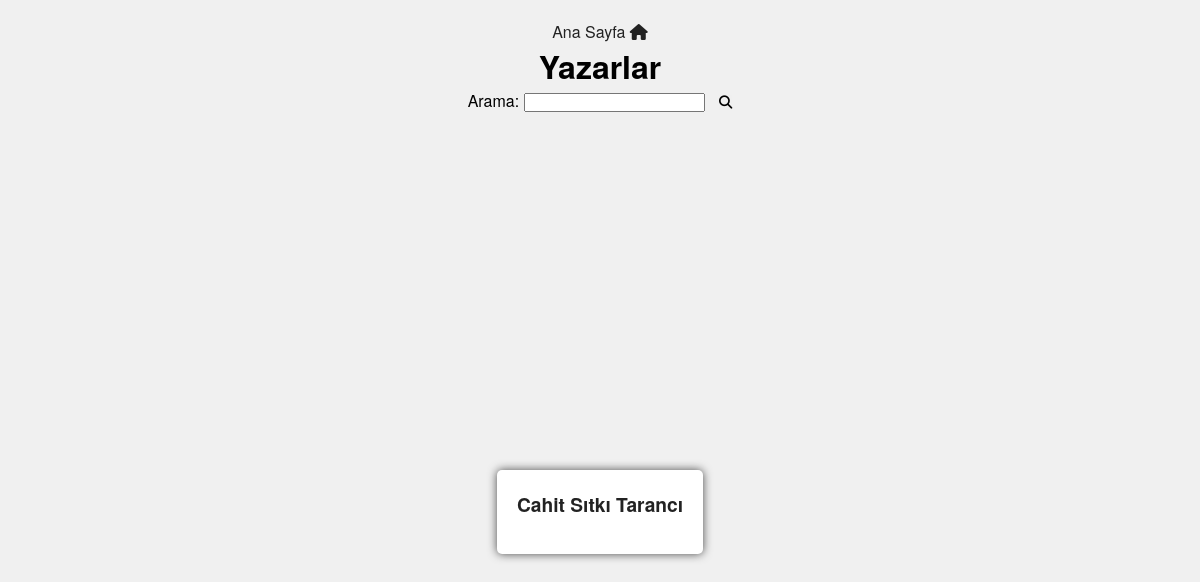
The page /author/ on the database as committed earlier.
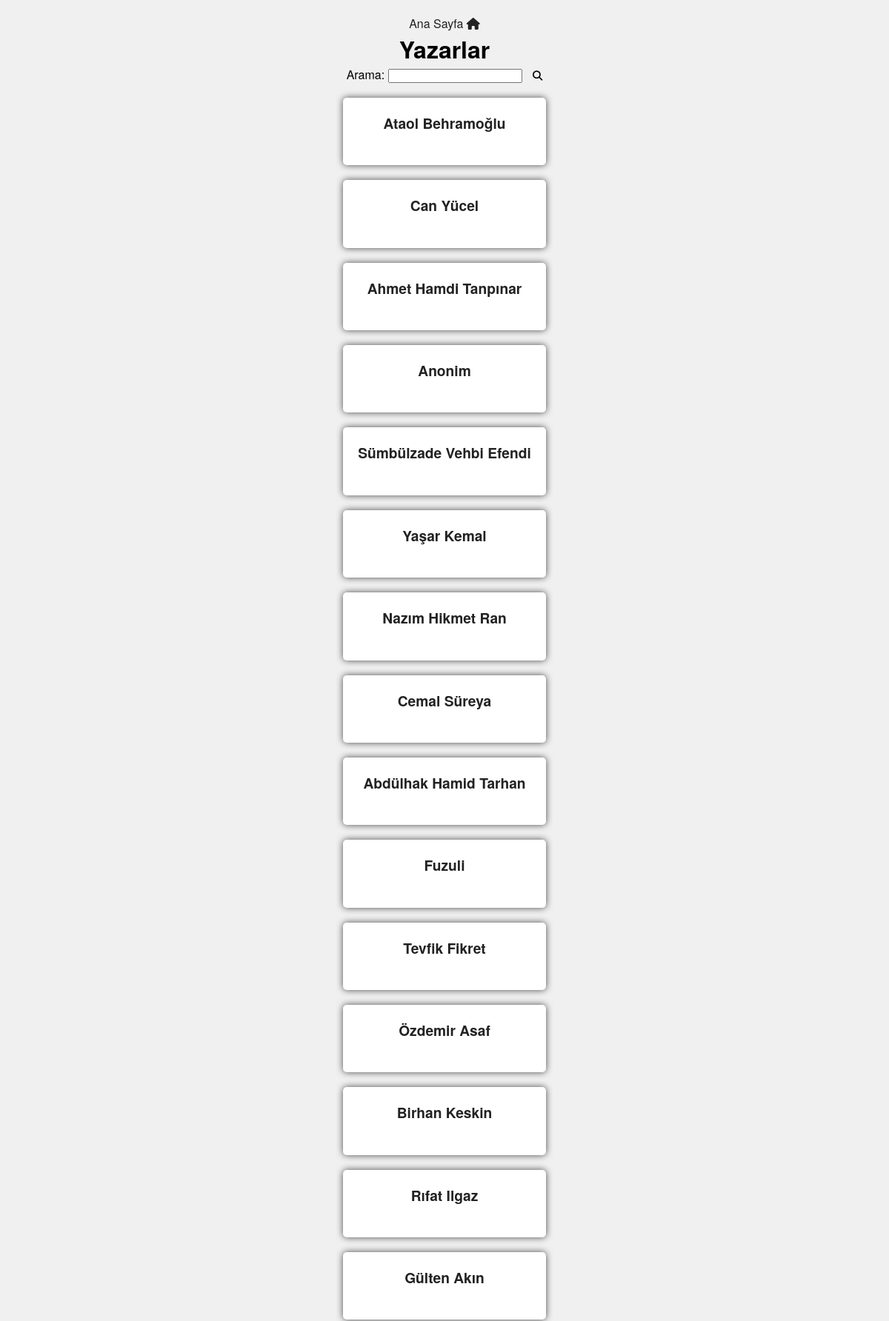
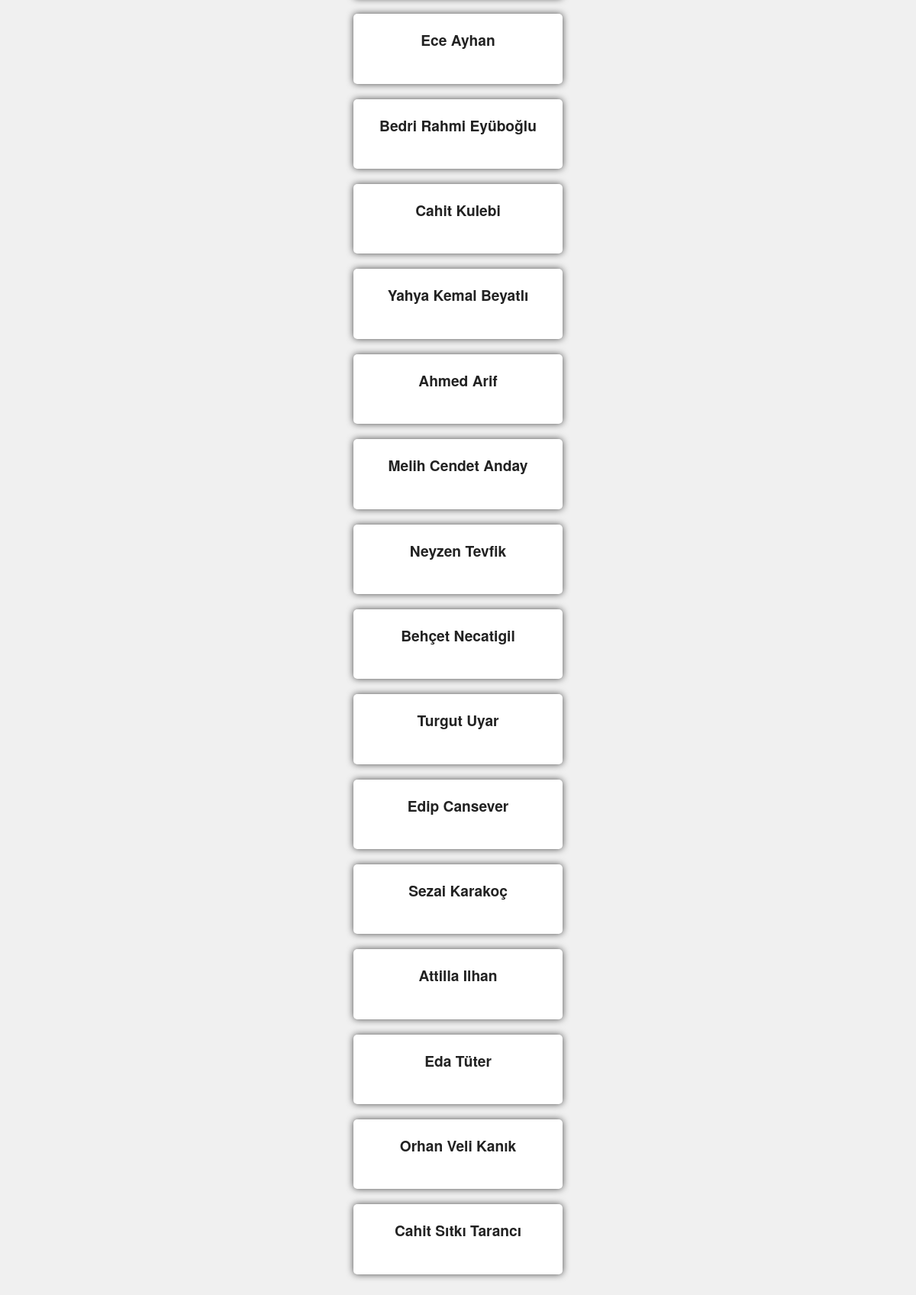
The same page on the database as committed later (2 pictures, top to bottom).
### poetsShown/models.py (models this page shows)
class poet_author(models.Model):
    author = models.CharField(max_length=60)
    def __str__(self):
        return self.author

### poetsShown/views.py (the view, shortened to what this page needs)
# urls.py: path("author/",views.authorShow,name='author'),
def authorShow(request):
    if request.method == 'GET':
        authors = poet_author.objects.order_by('-id')
        authorForm = AuthorSearchForm()
        return render(request,'poetsShown/authors.html',{
            'authors':authors,
            'authorForm':authorForm
        })

### poetsShown/forms.py
class AuthorSearchForm(forms.Form):
    authorQuery = forms.CharField(label='Arama', max_length=40,
    widget=forms.TextInput(attrs={'autocomplete':'off'}))

### poetsShown/templates/poetsShown/authors.html (shortened to what this page needs)
{% extends "poetsShown/base.html" %}
{% load static %}
{% block title %}
    <link rel="stylesheet" href="{% static 'poetsShown/css/author.css' %}">
{% endblock title %}
{% block body %}
    <div class="home"><a href="{% url 'index' %}" >Ana Sayfa <i class="fa-solid fa-house"></i></a></div>
    <h1>Yazarlar</h1>
    <div class="form-container">
        <form method="post">
            {{ authorForm }}
            <button type="submit" class="submitBtn"><i class="fa-solid fa-magnifying-glass"></i></button>
        </form>
    </div>
    <div class="container">
        <ul>
            {% for author in authors %}
            <li class="authorShow">
                <div class="author">
                    <a href="{% url 'author_shown' poetAuthor=author.author %}">{{ author }}</a>
                </div>
            </li>
            {% endfor %}
        </ul>
    </div>
{% endblock body %}

### poetsShown/templates/poetsShown/base.html (shortened to what this page needs)
{% load static %}
<!DOCTYPE html>
<html lang="en">
<head>
    {% block title %}
    {% endblock title %}
</head>
<body>
    {% block body %}
    {% endblock %}
</body>
</html>

### poetsShown/static/poetsShown/css/author.css (style rules this page uses)
* { box-sizing: border-box; margin: 0; padding: 0; text-align: center; }
body { font-family: "Helvetica Neue", Arial, sans-serif; background-color: #f0f0f0; padding: 20px; }
.container { display: flex; justify-content: center; align-items: center; min-height: 100vh; }
.authorShow { background-color: white; border-radius: 5px; box-shadow: 0 0 10px rgba(0, 0, 0, 0.7); margin: 20px; padding: 20px; max-width: 400px; text-align: center; }
a { text-decoration: none; color: #222; }
.author { font-size: 1.2em; font-weight: bold; margin-bottom: 10%; text-align: center; }
ul { list-style-type: none; }
.submitBtn { border: none; height: auto; }
.form-container { display: inline-block; align-items: center; }
.form-container .submitBtn { margin-left: 10px; }

Rows that differ between the two databases and show on the page:
added poet_author: author "Ataol Behramoğlu"
added poet_author: author "Can Yücel"
added poet_author: author "Ahmet Hamdi Tanpınar"
added poet_author: author "Anonim"
added poet_author: author "Sümbülzade Vehbi Efendi"
added poet_author: author "Yaşar Kemal"
added poet_author: author "Nazım Hikmet Ran"
added poet_author: author "Cemal Süreya"
added poet_author: author "Abdülhak Hamid Tarhan"
added poet_author: author "Fuzuli"
added poet_author: author "Tevfik Fikret"
added poet_author: author "Özdemir Asaf"
added poet_author: author "Birhan Keskin"
added poet_author: author "Rıfat Ilgaz"
added poet_author: author "Gülten Akın"
added poet_author: author "Ece Ayhan"
added poet_author: author "Bedri Rahmi Eyüboğlu"
added poet_author: author "Cahit Kulebi"
added poet_author: author "Yahya Kemal Beyatlı"
added poet_author: author "Ahmed Arif"
added poet_author: author "Melih Cendet Anday"
added poet_author: author "Neyzen Tevfik"
added poet_author: author "Behçet Necatigil"
added poet_author: author "Turgut Uyar"
added poet_author: author "Edip Cansever"
added poet_author: author "Sezai Karakoç"
added poet_author: author "Attilla Ilhan"
added poet_author: author "Eda Tüter"
added poet_author: author "Orhan Veli Kanık"
